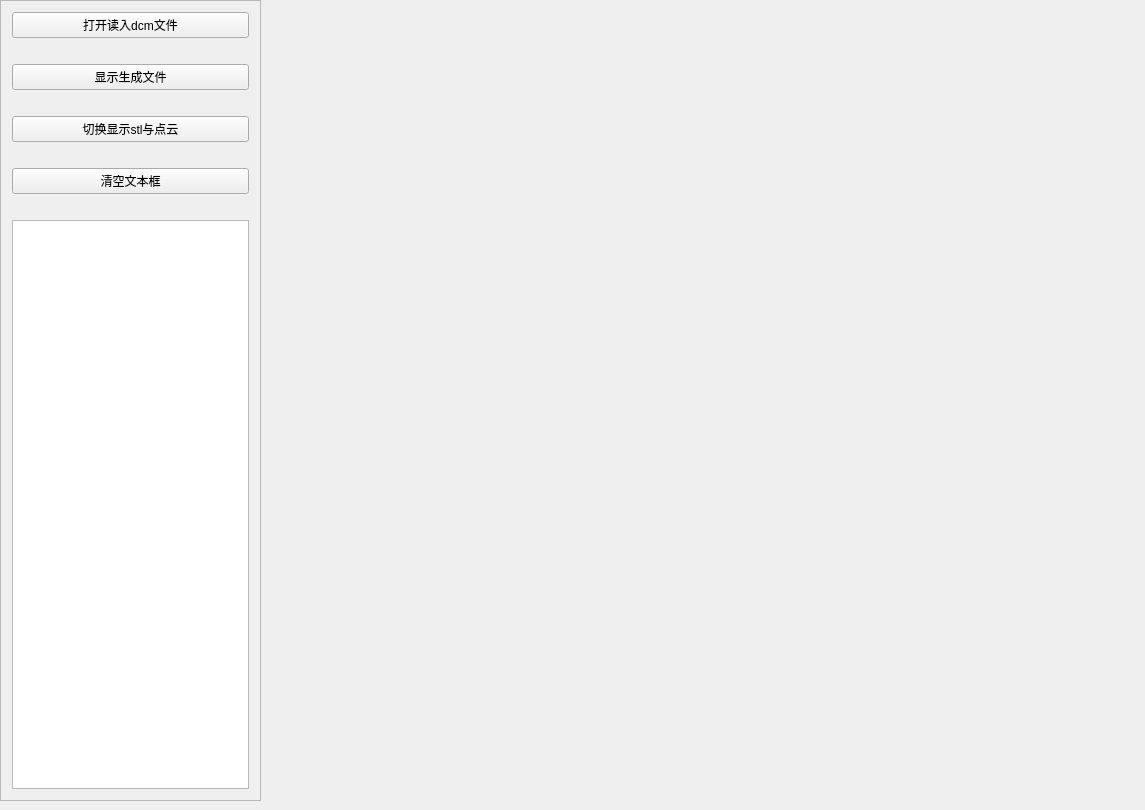
<?xml version="1.0" encoding="UTF-8"?>
<ui version="4.0">
 <class>MainWindowClass</class>
 <widget class="QWidget" name="MainWindowClass">
  <property name="geometry">
   <rect>
    <x>0</x>
    <y>0</y>
    <width>1145</width>
    <height>810</height>
   </rect>
  </property>
  <property name="sizePolicy">
   <sizepolicy hsizetype="Fixed" vsizetype="Fixed">
    <horstretch>0</horstretch>
    <verstretch>0</verstretch>
   </sizepolicy>
  </property>
  <property name="windowTitle">
   <string>MainWindow</string>
  </property>
  <widget class="QFrame" name="frame">
   <property name="geometry">
    <rect>
     <x>0</x>
     <y>0</y>
     <width>261</width>
     <height>801</height>
    </rect>
   </property>
   <property name="frameShape">
    <enum>QFrame::StyledPanel</enum>
   </property>
   <property name="frameShadow">
    <enum>QFrame::Raised</enum>
   </property>
   <layout class="QGridLayout" name="gridLayout">
    <item row="0" column="0">
     <widget class="QPushButton" name="openButton">
      <property name="text">
       <string>打开读入dcm文件</string>
      </property>
     </widget>
    </item>
    <item row="1" column="0">
     <spacer name="horizontalSpacer">
      <property name="orientation">
       <enum>Qt::Horizontal</enum>
      </property>
      <property name="sizeHint" stdset="0">
       <size>
        <width>40</width>
        <height>20</height>
       </size>
      </property>
     </spacer>
    </item>
    <item row="2" column="0">
     <widget class="QPushButton" name="viewGenButton">
      <property name="text">
       <string>显示生成文件</string>
      </property>
     </widget>
    </item>
    <item row="11" column="0">
     <widget class="QPushButton" name="clearButton">
      <property name="text">
       <string>清空文本框</string>
      </property>
     </widget>
    </item>
    <item row="8" column="0">
     <spacer name="verticalSpacer">
      <property name="orientation">
       <enum>Qt::Horizontal</enum>
      </property>
      <property name="sizeHint" stdset="0">
       <size>
        <width>238</width>
        <height>20</height>
       </size>
      </property>
     </spacer>
    </item>
    <item row="5" column="0">
     <spacer name="verticalSpacer_2">
      <property name="orientation">
       <enum>Qt::Horizontal</enum>
      </property>
      <property name="sizeHint" stdset="0">
       <size>
        <width>238</width>
        <height>20</height>
       </size>
      </property>
     </spacer>
    </item>
    <item row="12" column="0">
     <spacer name="horizontalSpacer_2">
      <property name="orientation">
       <enum>Qt::Horizontal</enum>
      </property>
      <property name="sizeHint" stdset="0">
       <size>
        <width>40</width>
        <height>20</height>
       </size>
      </property>
     </spacer>
    </item>
    <item row="6" column="0">
     <widget class="QPushButton" name="switchButton">
      <property name="text">
       <string>切换显示stl与点云</string>
      </property>
     </widget>
    </item>
    <item row="13" column="0">
     <widget class="QTextEdit" name="textEdit">
      <property name="readOnly">
       <bool>true</bool>
      </property>
     </widget>
    </item>
   </layout>
  </widget>
 </widget>
 <layoutdefault spacing="6" margin="11"/>
 <resources>
  <include location="MainWindow.qrc"/>
 </resources>
 <connections/>
</ui>
